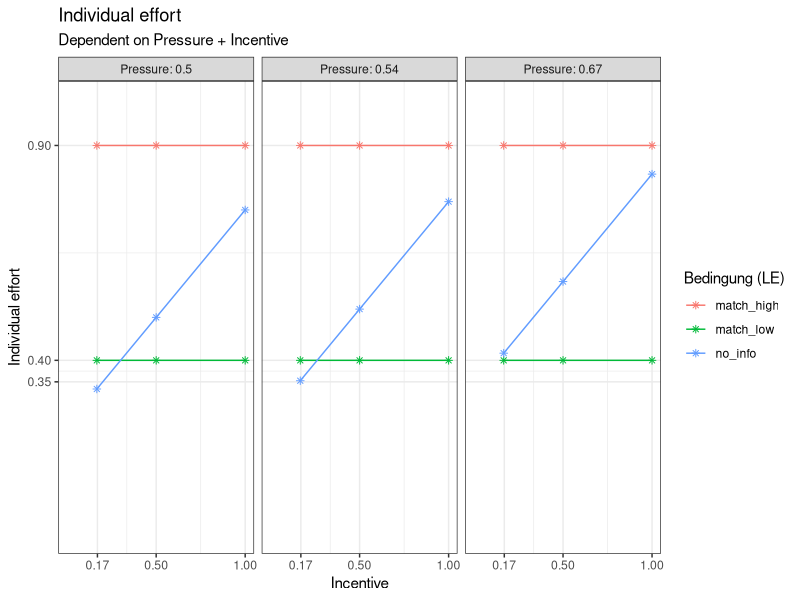
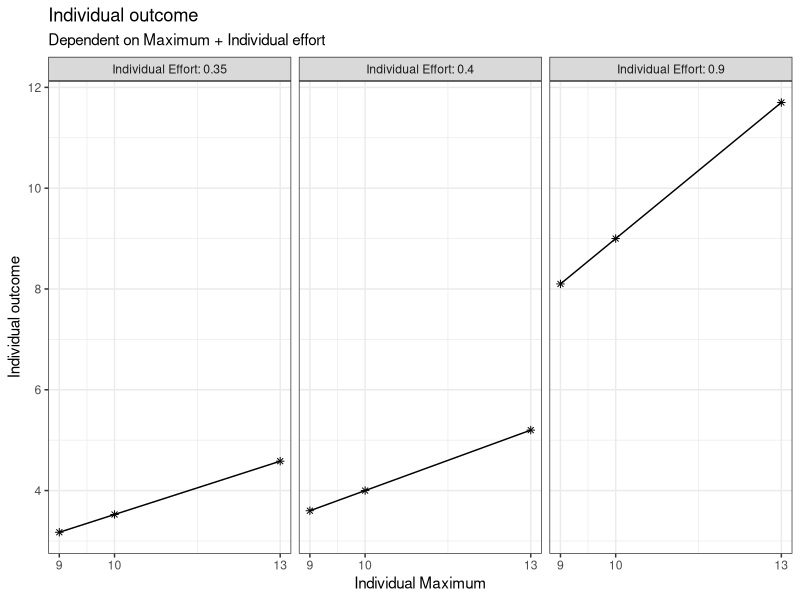
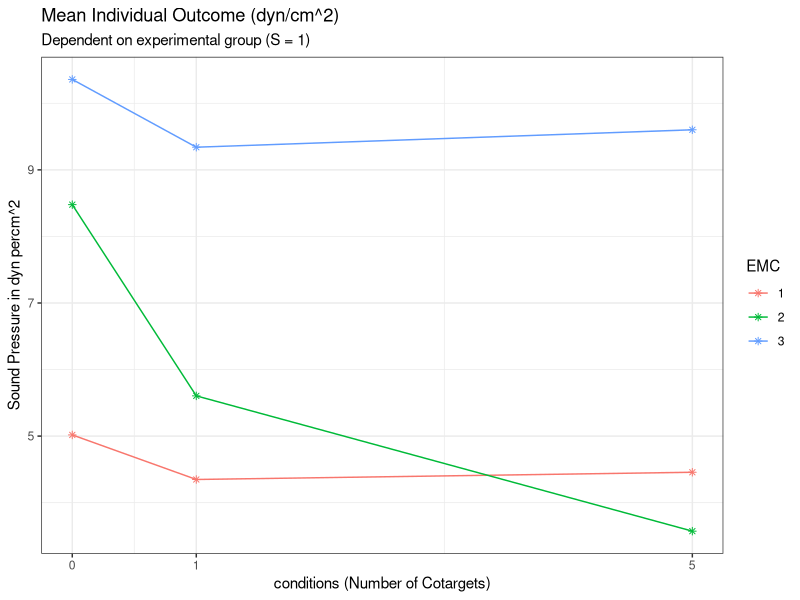

Source code (R) for these figures, in order:
###Creating of the base functions to compute the outcome of the simulation later on

# load the necessary libraries
library(ggplot2)
library(dplyr)
library(multcomp)

#' p1 Compute the contingency between input and outcome
#' 
#' @param CT number of people who are also viewed as targets of social pressure. Ranges from 0 to infinite (discrete)
#' 
#' @return (CON) contingency between input and outcome. Ranges from 0 to 1 (continuous)

get_CON <- function(CT, LE) {
  n <- CT + 1
  CON <- 1/n
  return(CON)
}

# (example) check vectorized form:
CT <- c(0, 1, 5)
CON <- get_CON(CT)
CON

# (example) create data for CT 
plot_data_CON <- expand.grid(
  CT = c(0, 1, 5)
)

# (example) compute CON from the CT data
plot_data_CON$CON <- get_CON(
  CT = plot_data_CON$CT
)

# (example) plot a visual graph for the p1-function
plot_p1 <- ggplot(plot_data_CON, aes(x = CT, y = CON)) +
  geom_point(shape = 8) +
  labs(title = "contingency between input and outcome", subtitle = "Dependent on Cotargets", y = "Contingency", x = "Number of Cotargets") +
  scale_x_continuous(limits = c(0, 5), breaks = c(0, 1, 5)) +
  theme_bw() +
  geom_line()



#' p2 compute the social pressure on each given target member of the group
#' 
#' @param CT number of people who are also viewed as targets of social impact. Ranges from 0 to infinite (discrete)
#' @param S number of people viewed as source of social pressure. Ranges from 0 to infinite (discrete)
#' 
#' @return (P) social pressure. Ranges from 0 to 1 (continuous)

get_P <- function (CT, S) {
  P <- S/(S+CT+1)
  return(P)
}

# (example) check vectorized form:
CT <- c(0, 1, 5)
S <- c(1, 4, 7)
P <- get_P(CT, S)
P

# (example) create data for CT and S 
plot_data_P <- expand.grid(
  CT = c(0, 1, 5),
  S = c(1, 4, 7)
)

# (example) compute pressure from CT and S
plot_data_P$P <- get_P(
  CT = plot_data_P$CT,
  S = plot_data_P$S
)

# (example) create an extra column for the plotting
plot_data_P$S_label <- paste("Sources:", plot_data_P$S)

# (example) plot a visual graph for the p2-function
plot_p2 <-ggplot(plot_data_P, aes(x = CT, y = P)) +
  geom_point(shape = 8) +
  facet_wrap(~plot_data_P$S_label) +
  labs(title = "Pressure", subtitle = "Dependent on Cotargets", y = "Contingency (=Incentive)", x = "Number of Cotargets") +
  scale_x_continuous(limits = c(0, 5), breaks = c(0, 1, 5)) +
  theme_bw() +
  geom_line()



#' t1 compute the incentive to give full effort
#' 
#' @param CON number of people who are also viewed as targets of social impact. Ranges from 0 to infinite (discrete)
#' 
#' @return (INC) incentive to give full effort. Ranges from 0 to 1 (continuous)

#define the social loafing replication condition

get_INC <- function(CON) {
  INC = CON
  return(INC)
}


# (example) check vectorized form:
INC <- get_INC(CON)
INC

# (example) create data for CT 
plot_data_INC <- expand.grid(
  CON = CON
)

# (example) compute the incentive from CT and LE 
plot_data_INC$INC <- get_INC(
  CON = plot_data_INC$CON
)
# (example) plot a visual graph for the t1-function
plot_t1 <- ggplot(plot_data_INC, aes(x = CON, y = INC)) +
  geom_point(shape = 8) +
  labs(title = "incentive to give full effort", y = "Incentive", x = "Contingency") +
  scale_x_continuous(limits = c(0, 1), breaks = c(round(CON, digits = 2))) +
  scale_y_continuous(limits = c(0, 1), breaks = c(round(INC, digits = 2))) +
  theme_bw() +
  geom_line()


#' t3 transform the EMC condition into loafing expectation
#' 
#' @param EMC Effort condition. ordinal variable with the values "1, 2 or 3"
#' 
#' @return (LE) loafing expectation. ordinal variable with possible values as followed: 
#' "match_low", "no_info", "match_high"

get_LE <- function(EMC) {
  LE <- case_match(EMC,
                    1 ~ "match_low",
                    2 ~ "no_info",
                    3 ~ "match_high"
  )
  return(LE)
}

EMC <- c(1, 2, 3)

LE <- get_LE(EMC)
LE

#' p3 compute the individual effort 
#' 
#' @param INC incentive to give full effort. Ranges from 0 to 1 (continuous)
#' @param P social pressure. Ranges from 0 to 1 (continuous)
#' 
#' @return (IE) individual effort. Ranges from 0 to 1 (continuous)

get_IE <- function(INC, P, LE) {
  # 1. Die Social Loafing Baseline (Latané)
  # Dieser Wert sinkt, wenn CT steigt
  loafing_effort <- 0.5 * INC + 0.5 * P
  
  # 2. Die Effort Matching Logik
  # Hier definieren wir feste Werte, die die Erwartung an die Einzelbedingung 
  # der anderen widerspiegeln (unabhängig von der aktuellen Gruppengröße).
  
  final_IE <- case_when(
    # Bedingung: Partner leistet in seiner Einzelbedingung viel
    LE == "match_high" ~ 0.9, 
    
    # Bedingung: Partner leistet in seiner Einzelbedingung wenig
    LE == "match_low"  ~ 0.4, 
    
    # In der no_info Bedingung greift das klassische Modell (Loafing)
    LE == "no_info"    ~ loafing_effort,
    
    TRUE                ~ loafing_effort
  )
  
  return(final_IE)
}

# (example) check vectorized form:
LE <- c("match_high", "match_low", "no_info")
IE <- get_IE(INC, P, LE)
IE


# (example) create data for INC and P
plot_data_IE <- expand.grid(
  INC = INC,
  P = P,
  LE = c("match_high", "match_low", "no_info")
)

# (example) compute the individual effort from INC and P
plot_data_IE$IE <- get_IE(
  INC = plot_data_IE$INC,
  P = plot_data_IE$P, 
  LE = plot_data_IE$LE
)

# (example) create an extra column for the plotting
plot_data_IE$P_label <- paste("Pressure:", round(plot_data_IE$P, digits = 2))

# (example) plot a visual graph for the p1-function
ggplot(plot_data_IE, aes(x = INC, y = IE, color = LE, group = LE)) +
  geom_point(shape = 8) +
  facet_wrap(~P_label) +
  labs(title = "Individual effort", 
       subtitle = "Dependent on Pressure + Incentive", 
       y = "Individual effort", 
       x = "Incentive", 
       color = "Bedingung (LE)") +
  scale_x_continuous(limits = c(0, 1), breaks = c(round(INC, digits = 2))) +
  scale_y_continuous(limits = c(0, 1), breaks = c(round(IE, digits = 2))) +
  theme_bw() +
  geom_line()



#' Superfunction - compute the individual effort with some noise (through all the previous functions)
#' 
#' @param CT number of people who are also viewed as targets of social pressure. Ranges from 0 to infinite (discrete)
#' @param S number of people viewed as source of social pressure. Ranges from 0 to infinite (discrete)
#' 
#' @return (IE) individual effort. Ranges from 0 to 1 (continuous)

get_super_IE <- function(CT, S, EMC) {
  LE <- get_LE(EMC)
  CON <- get_CON(CT) 
  P <- get_P(CT, S)
  INC <- get_INC(CON)
  IE <- get_IE(INC, P, LE)
  
  IE <- IE + rnorm(length(IE), mean = 0, sd = 0.3)
  IE[IE > 1] <- 1
  IE[IE < 0] <- 0
  return(IE)
}


#' t2-function (manifest) - compute the individual outcome
#' 
#' @param MC maximum capacity to scream. Ranges from 0 to 15 (continuous)
#' @param IE individual effort Ranges from 0 to 1 (continuous)
#' 
#' @return (IO) individual outcome. Ranges from 0 to inf. (continuous)

get_IO <- function(MC, IE) {
  IO <- MC * IE   
  return (IO)
}

# (example) check vectorized form:
MC <- c(9, 10, 13)
IO <- get_IO(MC, IE)
IO

# (example) create data for MC and IE
plot_data_IO <- expand.grid(
  MC = c(9, 10, 13),
  IE = IE
)

# (example) compute the individual effort from MC and IE
plot_data_IO$IO <- get_IO(
  MC = plot_data_IO$MC,
  IE = plot_data_IO$IE
)

# (example) create an extra column for the plotting
plot_data_IO$IE_label <- paste("Individual Effort:", round(plot_data_IO$IE, digits = 2))

# (example) plot a visual graph for the p1-function
ggplot(plot_data_IO, aes(x = MC, y = IO)) +
  geom_point(shape = 8) +
  facet_wrap(~plot_data_IO$IE_label) +
  labs(title = "Individual outcome", subtitle = "Dependent on Maximum + Individual effort", y = "Individual outcome", x = "Individual Maximum") +
  scale_x_continuous(limits = c(min(MC), max(MC)), breaks = c(round(MC, digits = 2))) +
  scale_y_continuous(limits = c(min(plot_data_IO$IO), max(plot_data_IO$IO)), breaks = pretty(plot_data_IO$IO)) +
  theme_bw() +
  geom_line()


#' Superfunction - compute the individual outcome  (through all the previous functions)
#' 
#' @param CT number of people who are also viewed as targets of social pressure. Ranges from 0 to infinite (discrete)
#' @param S number of people viewed as source of social pressure. Ranges from 0 to infinite (discrete)
#' @param MC maximum capacity to scream. Ranges from 0 to 15 (continuous)
#' 
#' @return (IO) individual outcome. Ranges from 0 to inf (continuous)

get_super_IO <- function(CT, S, MC, EMC){
  IO <- get_super_IE(CT, S, EMC) * MC 
  return (IO)
}

### Final Simulation

## Replicate the original Study of Latané et al. 

# Simulate virtual experiments from the model.
# ---------------------------------------------------------------------------
# We assume that the model is the true data generating model.
# As it is a deterministic (IS IT???) model, any virtual participant
# will have on average the same individual effort based on 
# the number of Cotargets (CT) and Sources of Social Pressure (S)
# (note: more input Data is generated for we have LE as an predictor aswell, but this is only needed later on when we replicate Harkin's research)


# Variability comes into the experiment by:
# (a) Different trait values for the maximum noise each person can produce
# (b) Randomness from the noise we compute in the superfuncion - due to e.g. 
#     faitgue, personality, mental state etc.  during the experiment

# You can run the script repeatedly to simulate new replication studies,
# and observe the variability in outcomes due to sampling variability.

set.seed(324)

# set sample size of participants (we assume a within-person design)
# derived  from experiment 2 - the pseudo-groups (Latané et al.)
n <- 36

# experimental design: Latané et al. (1979)
# create data for CT and S

df <- expand.grid(
  id = 1:n, 
  CT = c(0, 1, 5),
  S = c(2),
  EMC = c(1, 2, 3) # LE, SLR, HE
)

# determine the variables for a simulation of the exogenous variables
phi <- 5
alpha <- 0.922*phi
beta <- (1-0.922)*phi

scale_factor <- 12.29 / 0.922

# interindividual variability in exogenous variable ("maximum capacity")
max_per_person <- data.frame(
  id = 1:n,
  maximum = scale_factor * rbeta(n, alpha, beta)
)

mean(max_per_person$maximum)

# merge into df
df <- merge(df, max_per_person, by = "id")

# compute the psychological outcome variable (IE)
df$IE <- get_super_IE(
  CT = df$CT,
  S = df$S, 
  EMC = df$EMC
)

# compute the manifest outcome variable (IO)
df$IO <- get_super_IO(
  CT = df$CT,
  S = df$S,
  MC = df$maximum, 
  EMC = df$EMC
)

# look at the simulated data 
# View(df)

#compute the means of IO for each experimental group
data_final <- df %>%
  group_by(CT, EMC) %>%
  summarise(means = mean(IO), .groups = "drop")


plot_final <- ggplot(data_final, aes(x = CT, y = means, color = factor(EMC))) +
  geom_point(shape = 8) +
  labs(
    title = "Mean Individual Outcome (dyn/cm^2)", 
    subtitle = "Dependent on experimental group (S = 1)", 
    y = "Sound Pressure in dyn percm^2", 
    x = "conditions (Number of Cotargets)",
    color = "EMC"
  ) +
  scale_x_continuous(limits = c(0, 5), breaks = c(0, 1, 5)) +
  theme_bw() +
  geom_line()
plot_final

## Variance analysis for the replication of Latane (1979)
# we have to set the LE condition to 0.7, cause Effort Matching wasn't integrated in this paper
df_Latane <- subset(df, EMC == 2)

#define the CT-factor
df_Latane$CT_factor <- factor(df_Latane$CT,
                       levels = c(0,1,5),
                       labels = c("CT0","CT1","CT5"))

fit_aov <- aov(IO ~ CT_factor, data = df_Latane)

hyp1 <- "CT1 - CT5 <= 0"
hyp2 <- "CT0 - CT1 <= 0"
hyps <- c(hyp1, hyp2)

kontraste <- mcp(CT_factor = hyps)

fit <- glht(fit_aov, linfct = kontraste)

confint(fit, level = 0.95, calpha = univariate_calpha())
summary(fit, test = univariate())


##statistical Analysis for the replication of the Harkin Findings - comparison between groups of 1 and 2 persons, computated for every condition of LE alone

# We use the same model as for the analysis of Latané et al, but now we're taking a closer look on the LE conditions and their effets
# now we use all three conditions: the Number of Cotargets (CT), the Effort Matching condition 
# (which transforms into LE) and the sources of social impact (this is still fixed to 1, cause it wasn't varied in this research either)

# we replicate the table 1 of the Analysis and test, if the 3 pairs of conditions (Alone vs. Pair, for each of the three LE conditions)
# create significant p-values


# prepare the data for the Harkings ANOVA

df_harkins <- subset(df, CT %in% c(0, 1))

#define the CT-factor
df_harkins$CT_factor <- factor(df_harkins$CT,
                               levels = c(0, 1),
                               labels = c("Alone", "Pair"))

#define the LE-factor
df_harkins$EMC_factor <- factor(df_harkins$EMC,
                               levels = c(1, 2, 3),
                               labels = c("Low", "SLR", "High"))

fit_harkins <- aov(IO ~ CT_factor * EMC_factor, data = df_harkins)
summary(fit_harkins)

#testing each pair between 0 and 1 Cotarget for each EMC condition

#preparation: create a combined group for contrasts
df_harkins$group <- interaction(df_harkins$CT_factor, df_harkins$EMC_factor)

#new model, based on the new groups
fit_harkins_uni <- aov(IO ~ group, data = df_harkins)

#define a hypothesis for each pair
hyp_low    <- "Alone.Low - Pair.Low = 0"
hyp_noinfo <- "Alone.SLR - Pair.SLR = 0"
hyp_high   <- "Alone.High - Pair.High = 0"

hyps_harkins <- c(hyp_low, hyp_noinfo, hyp_high)

kontraste_harkins <- mcp(group = hyps_harkins)
fit_final <- glht(fit_harkins_uni, linfct = kontraste_harkins)

#show results
summary_harkins <- summary(fit_final, test = univariate())
p_values_harkins <- summary_harkins$test$pvalues

p_low  <- p_values_harkins[1]
p_slr  <- p_values_harkins[2]
p_high <- p_values_harkins[3]

confint(fit_final)
